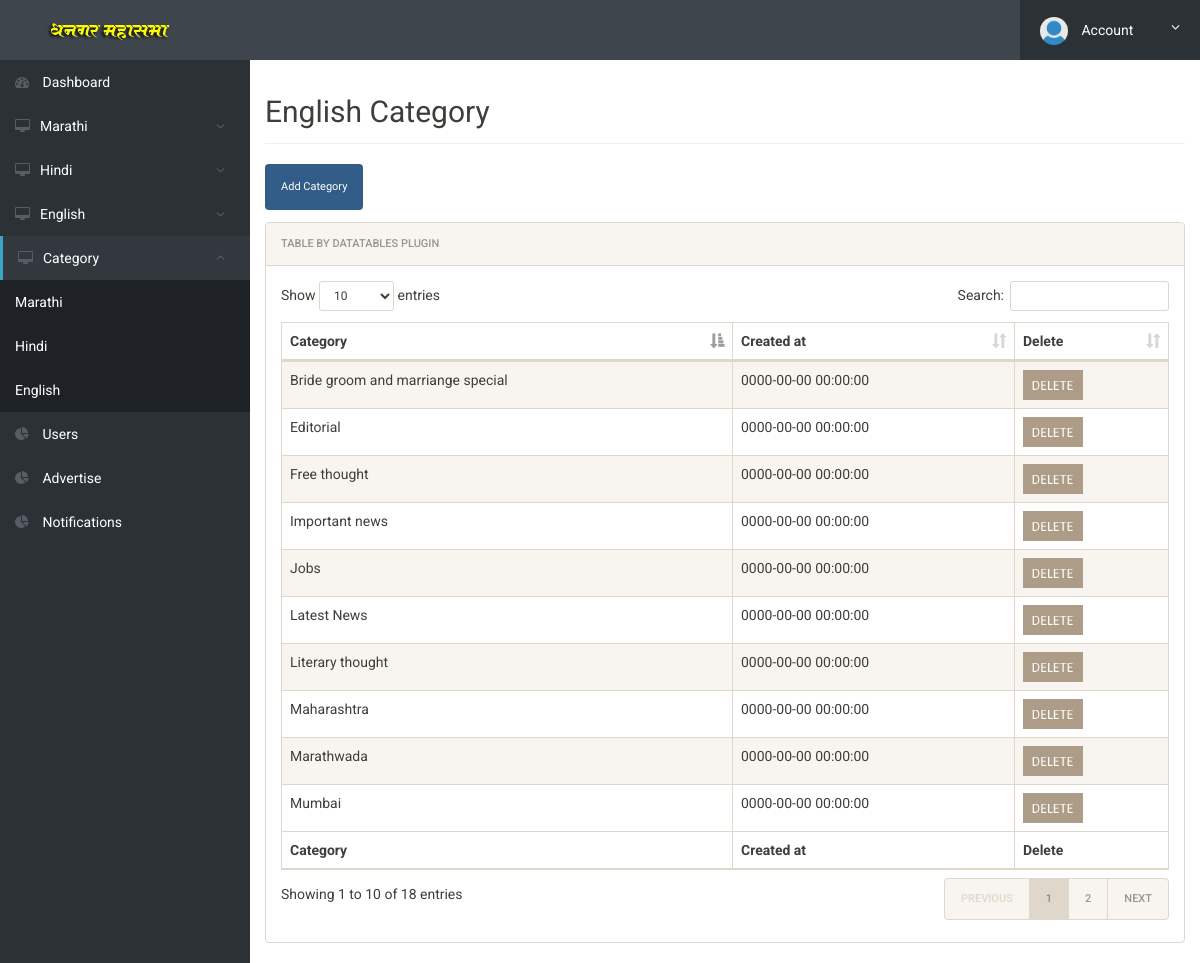
Page /e_category.php (signed in) on the committed database.
### tables this page shows
CREATE TABLE IF NOT EXISTS `category` (
  `id` int(99) NOT NULL AUTO_INCREMENT,
  `caregory_name` text NOT NULL,
  `lang_status` int(2) NOT NULL,
  `created_at` timestamp NOT NULL DEFAULT CURRENT_TIMESTAMP,
  PRIMARY KEY (`id`)
);

### e_category.php (the view, shortened to what this page needs)
<?php session_start();
if(isset($_SESSION["id"]) and isset($_SESSION["user"]))
{
?>
<!doctype html>
<html lang="en" class="no-js">
<head>
	<link rel="stylesheet" href="css/font-awesome.min.css">
	<link rel="stylesheet" href="css/bootstrap.min.css">
	<link rel="stylesheet" href="css/dataTables.bootstrap.min.css">
	<link rel="stylesheet" href="css/bootstrap-social.css">
	<link rel="stylesheet" href="css/bootstrap-select.css">
	<link rel="stylesheet" href="css/fileinput.min.css">
	<link rel="stylesheet" href="css/awesome-bootstrap-checkbox.css">
	<link rel="stylesheet" href="css/style.css">
</head>
<body>
	<div class="brand clearfix">
		<a href="index.php" class="logo"><img src="img/logo.jpg" class="img-responsive" alt=""></a>
		<ul class="ts-profile-nav">
			<li class="ts-account">
				<a href="#"><img src="img/ts-avatar.jpg" class="ts-avatar hidden-side" alt=""> Account <i class="fa fa-angle-down hidden-side"></i></a>
			</li>
		</ul>
	</div>
	<div class="ts-main-content">
		<nav class="ts-sidebar">
			<ul class="ts-sidebar-menu">
				<li><a href="index.php"><i class="fa fa-dashboard"></i> Dashboard</a></li>
				<li ><a href="#"><i class="fa fa-desktop"></i>Marathi</a>
				</li>
				<li><a href="#"><i class="fa fa-desktop"></i>Hindi</a>
				</li>
				<li><a href="#"><i class="fa fa-desktop"></i>English</a>
				</li>
				<li class="open"><a href="#"><i class="fa fa-desktop"></i>Category</a>
					<ul>
						<li><a href="m_category.php">Marathi</a></li>
						<li><a href="h_category.php">Hindi</a></li>
						<li><a href="e_category.php">English</a></li>
					</ul>
				</li>
				<li><a href="users.php"><i class="fa fa-pie-chart"></i> Users</a></li>
				<li ><a href="advertise.php" ><i class="fa fa-pie-chart"></i> Advertise</a></li>
				<li><a href="notifications.php"><i class="fa fa-pie-chart"></i> Notifications</a></li>
			</ul>
		</nav>
		<div class="content-wrapper">
			<div class="container-fluid">
				<div class="row">
					<div class="col-md-12">
						<h2 class="page-title">English Category</h2>
							<?php
				include_once ('connection.php');
				$sql = mysqli_query($con,"SELECT category.id, category.caregory_name,category.created_at  FROM category where lang_status=3");
				?>
				          <a href="category.php?status=3">  <button class="btn btn-primary" type="submit">Add Category</button></a>
						<div class="panel panel-default">
							<div class="panel-heading">Table by DataTables plugin</div>
							<div class="panel-body">
								<table id="zctb" class="display table table-striped table-bordered table-hover" cellspacing="0" width="100%">
									<thead>
										<tr>
											<th>Category</th>
											<th>Created at</th>
											<th>Delete</th>
										</tr>
									</thead>
									<tfoot>
										<tr>
											<th>Category</th>
											<th>Created at</th>
											<th >Delete</th>
										</tr>
									</tfoot>
									<tbody>
										<?
				while($row=mysqli_fetch_array($sql))
				{
					?>
						<tr align="left">
						<td > <? echo $row['1']; ?></td>
						<td > <? echo $row['2']; ?></td>
						<td ><a href="e_delete_category.php?id=<?= $row["id"]?> "><img src="img/delete.jpg" height="30" width="60"/></a></td>
						</tr>
				<?
				}
				?>
									</tbody>
								</table>
							</div>
						</div>
			</div>
		</div>
	</div>
</body>
</html>
<?php
}
  else
  {
  	$_SESSION["ERROR"]="Invalid Access, Please Login Again";
	header("Location:login.php");
  }
?>

### css/style.css (style rules this page uses)
html { font-size: 14px; }
@media only screen and (min-width: 480px) { html { font-size: 17px; } }
@media only screen and (min-width: 768px) { html { font-size: 14px; } }
body { font-size: 1em; }
a { color: #37a6c4; }
.btn { font-family: 'Oswald', sans-serif; }
.panel { overflow: hidden; }
ul, li { margin: 0; padding: 0; list-style: none; }
.btn { text-transform: none; }
.page-title { padding-bottom: 15px; margin-bottom: 20px; border-bottom: 1px solid #f0f0f0; }
.brand { background: #3e454c; position: relative; z-index: 3; position: fixed; width: 100%; top: 0; }
.brand .logo { box-sizing: border-box; padding: 20px; float: left; display: block; width: 200px; }
@media only screen and (min-width: 992px) { .brand .logo { width: 250px; } }
.brand .logo img { height: 20px; }
.brand .ts-profile-nav { float: right; display: none; }
.brand .ts-profile-nav li { float: left; position: relative; }
.brand .ts-profile-nav li a { display: block; padding: 20px; color: #fff; }
.brand .ts-profile-nav .ts-account .fa-angle-down { float: right; }
.brand .ts-profile-nav .ts-account > a { width: 180px; background: #2c3136; }
.brand .ts-profile-nav .ts-account .ts-avatar { border-radius: 50%; height: 28px; margin: -10px 0; margin-right: 10px; }
@media only screen and (min-width: 992px) { .brand .ts-profile-nav { display: block; } }
.ts-sidebar { background: #2c3136; max-height: 0; transition: max-height 0.3s; overflow: hidden; position: fixed; z-index: 2; width: 100%; bottom: 0; top: 60px; overflow-y: auto; }
@media only screen and (min-width: 992px) { .ts-sidebar { max-height: 100%; bottom: 0; } }
.ts-sidebar-menu a { display: block; text-decoration: none; padding: 12px 15px; color: #fff; }
.ts-sidebar-menu li { position: relative; }
.ts-sidebar-menu li i { color: #585c64; margin-right: 10px; }
.ts-sidebar-menu li ul { display: block; background: rgba(255, 0, 0, 0.12); background: rgba(0, 0, 0, 0.32); max-height: 0; overflow: hidden; transition: all 0.3s ease; }
.menu-open, .ts-sidebar-menu .open > ul { max-height: 2000px; }
.ts-sidebar-menu .open > a { background: rgba(51, 56, 62, 0.35); }
.ts-sidebar-menu > .open > a { background: #33383e; border-left: 3px solid #37a6c4; }
.ts-main-content .content-wrapper { padding-top: 15px; margin-top: 60px; }
@media only screen and (min-width: 992px) { .ts-main-content .ts-sidebar { width: 250px; float: left; } }
@media only screen and (min-width: 992px) { .ts-main-content .content-wrapper { margin-left: 250px; } }

### rows in the picture
category: caregory_name "Latest News", created_at "0000-00-00 00:00:00"
category: caregory_name "Important news", created_at "0000-00-00 00:00:00"
category: caregory_name "Bride groom and marriange special", created_at "0000-00-00 00:00:00"
category: caregory_name "Maharashtra", created_at "0000-00-00 00:00:00"
category: caregory_name "Free thought", created_at "0000-00-00 00:00:00"
category: caregory_name "Editorial", created_at "0000-00-00 00:00:00"
category: caregory_name "Mumbai", created_at "0000-00-00 00:00:00"
category: caregory_name "Literary thought", created_at "0000-00-00 00:00:00"
category: caregory_name "Marathwada", created_at "0000-00-00 00:00:00"
category: caregory_name "Jobs", created_at "0000-00-00 00:00:00"
